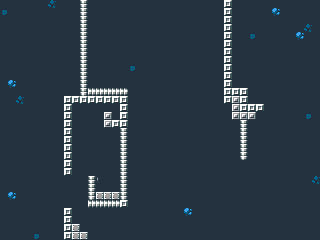

This is a level from a 2D game, rendered from its Tiled map with the project's own tilesets. A one-line summary and the complete map file follow:
An orthogonal 40x30 tile map with 8x8 px tiles, 2 tile layers (Tile Layer 1, Tile Layer 2) and 18 objects.

<map version="1.10" tiledversion="1.11.0" orientation="orthogonal" renderorder="right-down" width="40" height="30" tilewidth="8" tileheight="8" infinite="0" nextlayerid="6" nextobjectid="32">
 <tileset firstgid="1" source="space.tsx" />
 <layer id="1" name="Tile Layer 1" width="40" height="30">
  <data encoding="csv">
1,1,1,1,1,1,4,1,1,1,1,1,1,1,1,1,1,1,1,1,1,1,1,1,1,1,1,1,1,1,1,1,1,1,1,1,1,1,1,1,
3,1,1,1,1,1,1,1,1,1,1,1,1,1,1,1,1,1,1,1,1,1,1,1,1,1,1,1,1,1,1,1,1,1,8,1,1,1,1,1,
1,1,1,1,1,1,1,1,1,1,1,1,1,1,1,1,1,1,1,1,1,1,1,1,1,1,1,1,1,1,1,1,1,1,1,1,1,1,1,1,
1,1,1,1,1,1,1,1,1,1,1,1,1,1,1,1,1,1,1,1,1,1,1,1,1,1,1,1,1,1,1,1,1,1,1,1,1,1,4,1,
1,1,1,1,1,1,1,1,1,1,1,1,1,1,1,1,1,1,1,1,1,1,1,1,1,1,1,1,1,1,1,3,1,1,1,1,1,8,1,1,
1,1,1,1,1,1,1,1,1,1,1,1,1,1,1,1,1,1,1,1,1,1,1,1,1,1,1,1,1,1,1,1,1,1,1,1,1,1,1,1,
1,1,1,1,1,1,1,1,1,1,1,1,1,1,1,1,1,1,1,1,1,1,1,1,1,1,1,1,1,1,1,1,1,1,1,1,1,1,1,1,
1,1,1,1,1,1,1,1,1,1,1,1,1,1,1,1,1,1,1,1,1,1,1,1,1,1,1,1,1,1,1,1,1,1,1,1,1,1,1,1,
1,1,1,1,1,1,1,1,1,1,1,1,1,1,1,1,3,1,1,1,1,1,1,1,1,1,1,1,1,1,1,1,1,1,1,1,1,1,1,1,
1,1,1,1,1,1,1,1,1,1,1,1,1,1,1,1,1,1,1,1,1,1,1,1,1,1,1,1,1,1,1,1,1,1,1,1,1,1,1,1,
1,8,1,1,1,1,1,1,1,1,1,1,1,1,1,1,1,1,1,1,1,1,1,1,1,1,1,1,1,1,1,1,1,1,1,1,1,1,1,1,
1,1,1,1,1,1,1,1,1,1,1,1,1,1,1,1,1,1,1,1,1,1,1,1,1,1,1,1,1,1,1,1,1,1,1,1,1,1,1,1,
1,1,4,1,1,1,1,1,1,1,1,1,1,1,1,1,1,1,1,1,1,1,1,1,1,1,1,1,1,1,1,1,1,1,1,1,1,1,1,1,
1,1,1,1,1,1,1,1,1,1,1,1,1,1,1,8,1,1,1,1,1,1,1,1,1,1,1,1,1,1,1,1,1,1,1,1,1,1,1,1,
1,1,1,1,1,1,1,1,1,1,1,1,1,1,1,1,1,1,1,1,1,1,1,1,1,1,1,1,1,1,1,1,1,1,1,1,1,1,3,1,
1,1,1,1,1,1,1,1,1,1,1,1,1,1,1,1,1,1,1,1,1,1,1,1,1,1,1,1,1,1,1,1,1,1,1,1,1,1,1,1,
1,1,1,1,1,1,1,1,1,1,1,1,1,1,1,1,1,1,1,1,1,1,1,1,1,1,1,1,1,1,1,1,1,1,1,1,1,1,1,1,
1,1,1,1,1,1,1,1,1,1,1,1,1,1,1,1,1,1,1,1,1,1,1,1,1,1,1,1,1,1,1,1,1,1,1,1,1,1,1,1,
1,1,1,1,1,1,1,1,1,1,1,1,1,1,1,1,1,1,1,1,1,1,1,1,1,1,1,1,1,1,1,1,1,1,1,1,1,1,1,1,
1,1,1,1,1,1,1,1,1,1,1,1,1,1,1,1,1,1,1,1,1,1,1,1,1,1,1,1,1,1,1,1,1,1,1,1,1,1,1,1,
1,1,1,1,1,1,1,1,1,1,1,1,1,1,1,1,1,1,1,1,1,1,1,1,1,1,1,1,1,1,1,1,1,1,1,1,1,1,1,1,
1,1,1,1,1,1,1,1,1,1,1,1,1,1,1,1,1,1,1,1,1,1,1,1,1,1,1,1,1,1,1,1,1,1,1,1,1,1,1,1,
1,1,1,1,1,1,1,1,1,1,1,1,1,1,1,1,1,1,1,1,1,1,1,1,1,1,1,1,1,1,1,1,1,1,1,1,1,1,1,4,
1,1,1,1,1,1,1,1,1,1,1,1,1,1,1,1,1,1,1,1,1,1,1,1,1,1,1,1,1,1,1,1,1,1,1,1,1,1,1,1,
1,8,1,1,1,1,1,1,1,1,1,1,1,1,1,1,1,1,1,1,1,1,1,1,1,1,1,1,1,1,1,1,1,1,1,1,1,1,1,1,
1,1,1,1,1,1,1,1,1,1,1,1,1,1,1,1,1,1,1,1,1,1,1,1,1,1,1,1,1,1,1,1,1,1,1,1,1,1,1,1,
1,1,1,1,1,1,1,1,1,1,1,1,1,1,1,1,1,1,1,1,1,1,1,8,1,1,1,1,1,1,1,1,1,1,1,1,1,1,1,1,
1,1,1,1,1,1,1,1,1,1,1,1,1,1,1,1,1,1,1,1,1,1,1,1,1,1,1,1,1,1,1,1,1,1,1,1,1,1,1,1,
1,1,1,1,1,1,1,1,1,1,1,1,1,1,1,1,1,1,1,1,1,1,1,1,1,1,1,1,1,1,1,1,1,1,1,1,1,1,1,1,
1,1,1,1,3,1,1,1,1,1,1,1,1,1,1,1,1,1,1,1,1,1,1,1,1,1,1,1,1,1,1,1,1,1,1,1,1,1,1,1
</data>
 </layer>
 <layer id="5" name="Tile Layer 2" width="40" height="30">
  <data encoding="csv">
0,0,0,0,0,0,0,0,0,0,246,0,0,0,0,0,0,0,0,0,0,0,0,0,0,0,0,0,243,0,0,0,0,0,0,0,0,0,0,0,
0,0,0,0,0,0,0,0,0,0,246,0,0,0,0,0,0,0,0,0,0,0,0,0,0,0,0,0,243,0,0,0,0,0,0,0,0,0,0,0,
0,0,0,0,0,0,0,0,0,0,246,0,0,0,0,0,0,0,0,0,0,0,0,0,0,0,0,0,243,0,0,0,0,0,0,0,0,0,0,0,
0,0,0,0,0,0,0,0,0,0,246,0,0,0,0,0,0,0,0,0,0,0,0,0,0,0,0,0,243,0,0,0,0,0,0,0,0,0,0,0,
0,0,0,0,0,0,0,0,0,0,246,0,0,0,0,0,0,0,0,0,0,0,0,0,0,0,0,0,243,0,0,0,0,0,0,0,0,0,0,0,
0,0,0,0,0,0,0,0,0,0,246,0,0,0,0,0,0,0,0,0,0,0,0,0,0,0,0,0,243,0,0,0,0,0,0,0,0,0,0,0,
0,0,0,0,0,0,0,0,0,0,246,0,0,0,0,0,0,0,0,0,0,0,0,0,0,0,0,0,243,0,0,0,0,0,0,0,0,0,0,0,
0,0,0,0,0,0,0,0,0,0,246,0,0,0,0,0,0,0,0,0,0,0,0,0,0,0,0,0,243,0,0,0,0,0,0,0,0,0,0,0,
0,0,0,0,0,0,0,0,0,0,246,0,0,0,0,0,0,0,0,0,0,0,0,0,0,0,0,0,243,0,0,0,0,0,0,0,0,0,0,0,
0,0,0,0,0,0,0,0,0,0,246,0,0,0,0,0,0,0,0,0,0,0,0,0,0,0,0,0,243,0,0,0,0,0,0,0,0,0,0,0,
0,0,0,0,0,0,0,0,0,0,246,0,0,0,0,0,0,0,0,0,0,0,0,0,0,0,0,0,243,0,0,0,0,0,0,0,0,0,0,0,
0,0,0,0,0,0,0,0,0,0,246,245,245,245,245,245,0,0,0,0,0,0,0,0,0,0,0,0,243,243,243,0,0,0,0,0,0,0,0,0,
0,0,0,0,0,0,0,0,243,243,243,243,243,243,243,243,0,0,0,0,0,0,0,0,0,0,0,0,243,242,243,0,0,0,0,0,0,0,0,0,
0,0,0,0,0,0,0,0,243,0,0,0,0,0,0,243,0,0,0,0,0,0,0,0,0,0,0,0,0,242,243,243,243,0,0,0,0,0,0,0,
0,0,0,0,0,0,0,0,243,0,0,0,0,242,0,243,0,0,0,0,0,0,0,0,0,0,0,0,0,242,242,242,0,0,0,0,0,0,0,0,
0,0,0,0,0,0,0,0,243,0,0,0,0,242,243,243,0,0,0,0,0,0,0,0,0,0,0,0,0,0,246,0,0,0,0,0,0,0,0,0,
0,0,0,0,0,0,0,0,243,0,0,0,0,0,0,246,0,0,0,0,0,0,0,0,0,0,0,0,0,0,246,0,0,0,0,0,0,0,0,0,
0,0,0,0,0,0,0,0,243,0,0,0,0,0,0,246,0,0,0,0,0,0,0,0,0,0,0,0,0,0,246,0,0,0,0,0,0,0,0,0,
0,0,0,0,0,0,0,0,243,0,0,0,0,0,0,246,0,0,0,0,0,0,0,0,0,0,0,0,0,0,246,0,0,0,0,0,0,0,0,0,
0,0,0,0,0,0,0,0,243,0,0,0,0,0,0,246,0,0,0,0,0,0,0,0,0,0,0,0,0,0,246,0,0,0,0,0,0,0,0,0,
0,0,0,0,0,0,0,0,243,0,0,0,0,0,0,246,0,0,0,0,0,0,0,0,0,0,0,0,0,0,0,0,0,0,0,0,0,0,0,0,
0,0,0,0,0,0,0,0,243,0,0,0,0,0,0,246,0,0,0,0,0,0,0,0,0,0,0,0,0,0,0,0,0,0,0,0,0,0,0,0,
0,0,0,0,0,0,0,0,0,0,0,246,250,0,0,246,0,0,0,0,0,0,0,0,0,0,0,0,0,0,0,0,0,0,0,0,0,0,0,0,
0,0,0,0,0,0,0,0,0,0,0,246,0,0,0,246,0,0,0,0,0,0,0,0,0,0,0,0,0,0,0,0,0,0,0,0,0,0,0,0,
0,0,0,0,0,0,0,0,0,0,0,246,241,241,241,246,0,0,0,0,0,0,0,0,0,0,0,0,0,0,0,0,0,0,0,0,0,0,0,0,
0,0,0,0,0,0,0,0,0,0,0,245,245,245,245,243,0,0,0,0,0,0,0,0,0,0,0,0,0,0,0,0,0,0,0,0,0,0,0,0,
0,0,0,0,0,0,0,0,243,0,0,0,0,0,0,0,0,0,0,0,0,0,0,0,0,0,0,0,0,0,0,0,0,0,0,0,0,0,0,0,
0,0,0,0,0,0,0,0,243,0,0,0,0,0,0,0,0,0,0,0,0,0,0,0,0,0,0,0,0,0,0,0,0,0,0,0,0,0,0,0,
0,0,0,0,0,0,0,0,243,241,0,0,0,0,0,0,0,0,0,0,0,0,0,0,0,0,0,0,0,0,0,0,0,0,0,0,0,0,0,0,
0,0,0,0,0,0,0,0,243,241,241,0,0,0,0,0,0,0,0,0,0,0,0,0,0,0,0,0,0,0,0,0,0,0,0,0,0,0,0,0
</data>
 </layer>
 <objectgroup id="4" name="ObjectLayer">
  <object id="1" x="115.149" y="204.377" width="0.49848" />
  <object id="9" x="80.1428" y="0.415248" width="7.47446" height="94.6765" />
  <object id="10" x="88.4478" y="88.8631" width="39.0333" height="6.22872" />
  <object id="11" x="64.3634" y="95.9223" width="62.7024" height="7.47446" />
  <object id="12" x="120.422" y="104.227" width="7.88971" height="102.981" />
  <object id="13" x="104.642" y="112.117" width="7.05921" height="14.5337" />
  <object id="14" x="112.532" y="121.252" width="7.05921" height="4.98297" />
  <object id="15" x="89.2783" y="176.065" width="7.05921" height="30.7283" />
  <object id="16" x="97.168" y="193.921" width="23.2539" height="12.4574" />
  <object id="17" x="63.9482" y="208.454" width="7.88971" height="30.7283" />
  <object id="18" x="73.0836" y="225.064" width="6.64397" height="13.7032" />
  <object id="19" x="80.5581" y="232.539" width="7.05921" height="6.22872" />
  <object id="21" x="63.9482" y="104.227" width="7.88971" height="71.0074" />
  <object id="22" x="223.819" y="0.415248" width="7.88971" height="102.151" />
  <object id="23" x="232.539" y="88.4478" width="14.9489" height="30.3131" />
  <object id="24" x="248.318" y="105.058" width="7.47446" height="13.7032" />
  <object id="25" x="256.623" y="104.227" width="7.05921" height="7.88971" />
  <object id="26" x="240.844" y="120.007" width="6.64397" height="39.4486" />
 </objectgroup>
</map>
